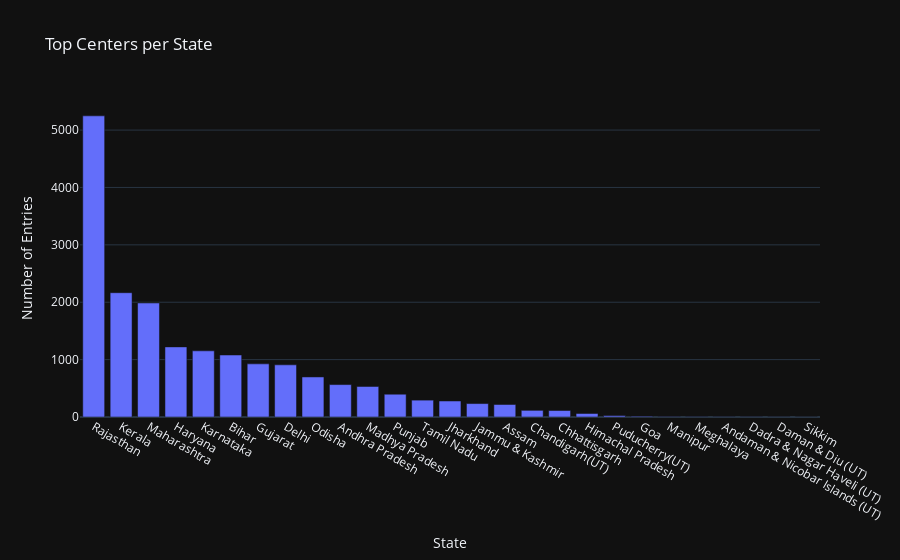
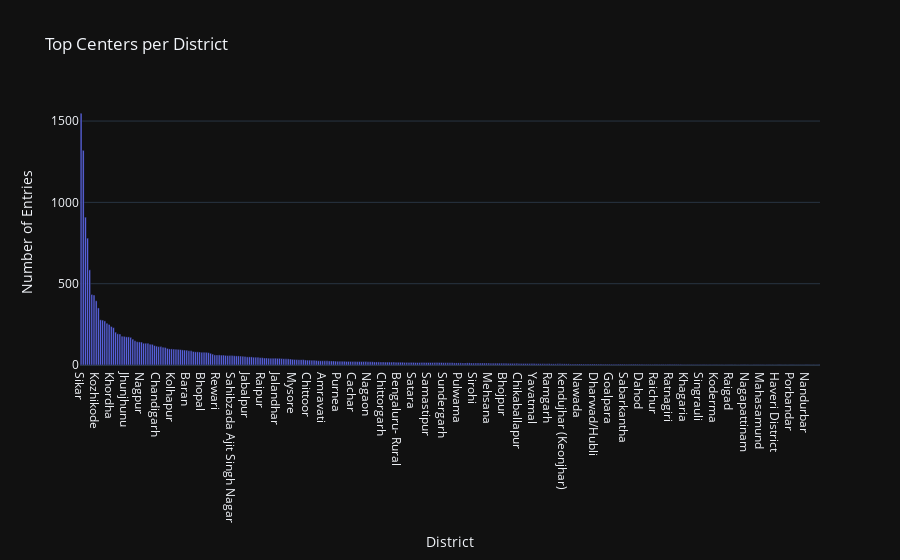
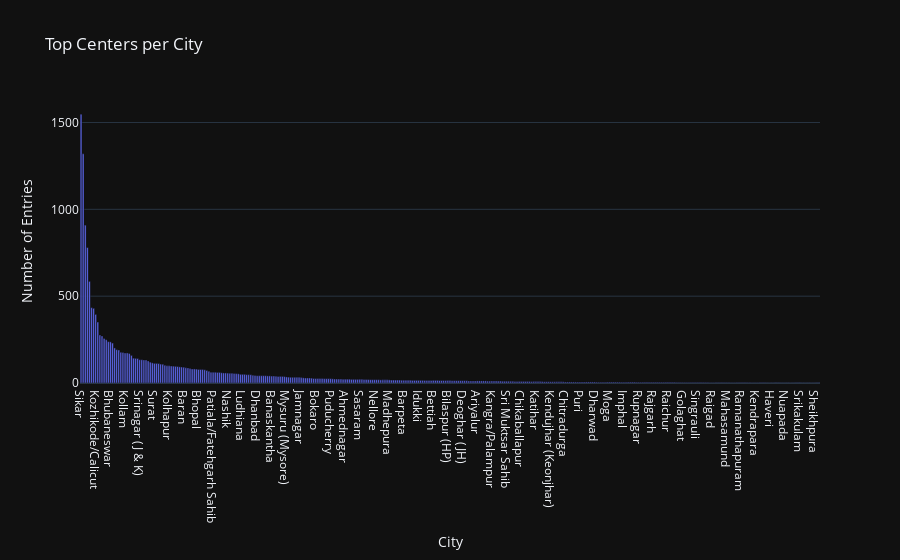
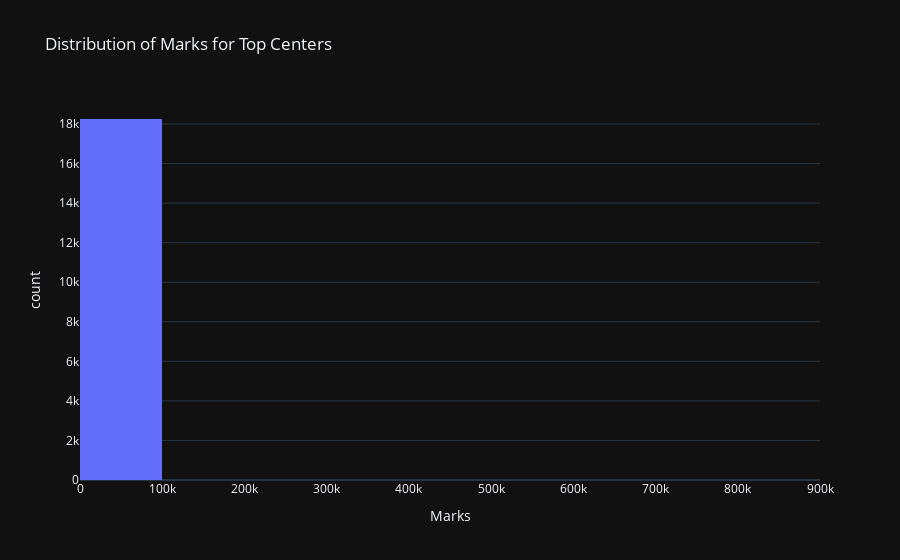

Notebook cell for these charts, in order:
### Code cell
import pandas as pd
import plotly.express as px

# Define the cutoff marks
cutoff_marks = 653

# Filter the DataFrame to get entries with marks above the cutoff
top_centers_df = final_df[final_df['Marks'] > cutoff_marks]

# Check the structure of top_centers_df
print(top_centers_df.head())

# Create visualizations
# Set the plotly template
template = 'plotly_dark'

# Plot the number of entries per state for top centers
state_counts = top_centers_df['State'].value_counts().reset_index()
state_counts.columns = ['State', 'Number of Entries']

fig_state = px.bar(state_counts, x='State', y='Number of Entries', title='Top Centers per State', template=template)
fig_state.show()

# Plot the number of entries per district for top centers
district_counts = top_centers_df['District'].value_counts().reset_index()
district_counts.columns = ['District', 'Number of Entries']

fig_district = px.bar(district_counts, x='District', y='Number of Entries', title='Top Centers per District', template=template)
fig_district.show()

# Plot the number of entries per city for top centers
city_counts = top_centers_df['City'].value_counts().reset_index()
city_counts.columns = ['City', 'Number of Entries']

fig_city = px.bar(city_counts, x='City', y='Number of Entries', title='Top Centers per City', template=template)
fig_city.show()

# Plot the distribution of marks for top centers
fig_marks = px.histogram(top_centers_df, x='Marks', nbins=10, title='Distribution of Marks for Top Centers', template=template)
fig_marks.show()

# Save the interactive plots as HTML files
fig_state.write_html("top_centers_per_state.html")
fig_district.write_html("top_centers_per_district.html")
fig_city.write_html("top_centers_per_city.html")
fig_marks.write_html("distribution_of_marks_top_centers.html")

print("Interactive plots saved successfully.")

### Figure 1 — Plotly figure (JSON) as saved in the notebook; plotly's stock layout.template omitted (floating-point values rounded to 4 significant figures)
{"data": [{"alignmentgroup": "True", "hovertemplate": "State=%{x}<br>Number of Entries=%{y}<extra></extra>", "legendgroup": "", "marker": {"color": "#636efa", "pattern": {"shape": ""}}, "name": "", "offsetgroup": "", "orientation": "v", "showlegend": false, "textposition": "auto", "type": "bar", "x": ["Rajasthan", "Kerala", "Maharashtra", "Haryana", "Karnataka", "Bihar", "Gujarat", "Delhi", "Odisha", "Andhra Pradesh", "Madhya Pradesh", "Punjab", "Tamil Nadu", "Jharkhand", "Jammu & Kashmir", "Assam", "Chandigarh(UT)", "Chhattisgarh", "Himachal Pradesh", "Puducherry(UT)", "Goa", "Manipur", "Meghalaya", "Andaman & Nicobar Islands (UT)", "Dadra & Nagar Haveli (UT)", "Daman & Diu (UT)", "Sikkim"], "xaxis": "x", "y": [5248, 2166, 1987, 1222, 1153, 1080, 926, 909, 698, 565, 532, 397, 294, 279, 234, 218, 116, 113, 61, 25, 13, 5, 4, 3, 3, 2, 1], "yaxis": "y"}], "layout": {"barmode": "relative", "legend": {"tracegroupgap": 0}, "title": {"text": "Top Centers per State"}, "xaxis": {"anchor": "y", "domain": [0, 1], "title": {"text": "State"}}, "yaxis": {"anchor": "x", "domain": [0, 1], "title": {"text": "Number of Entries"}}}}

### Figure 2 — Plotly figure (JSON) as saved in the notebook; plotly's stock layout.template omitted (floating-point values rounded to 4 significant figures; data arrays with more than 128 entries replaced by an {"elided": "..."} marker saying what was removed)
{"data": [{"alignmentgroup": "True", "hovertemplate": "District=%{x}<br>Number of Entries=%{y}<extra></extra>", "legendgroup": "", "marker": {"color": "#636efa", "pattern": {"shape": ""}}, "name": "", "offsetgroup": "", "orientation": "v", "showlegend": false, "textposition": "auto", "type": "bar", "x": {"elided": "343 str values"}, "xaxis": "x", "y": {"elided": "343 int values"}, "yaxis": "y"}], "layout": {"barmode": "relative", "legend": {"tracegroupgap": 0}, "title": {"text": "Top Centers per District"}, "xaxis": {"anchor": "y", "domain": [0, 1], "title": {"text": "District"}}, "yaxis": {"anchor": "x", "domain": [0, 1], "title": {"text": "Number of Entries"}}}}

### Figure 3 — Plotly figure (JSON) as saved in the notebook; plotly's stock layout.template omitted (floating-point values rounded to 4 significant figures; data arrays with more than 128 entries replaced by an {"elided": "..."} marker saying what was removed)
{"data": [{"alignmentgroup": "True", "hovertemplate": "City=%{x}<br>Number of Entries=%{y}<extra></extra>", "legendgroup": "", "marker": {"color": "#636efa", "pattern": {"shape": ""}}, "name": "", "offsetgroup": "", "orientation": "v", "showlegend": false, "textposition": "auto", "type": "bar", "x": {"elided": "353 str values"}, "xaxis": "x", "y": {"elided": "353 int values"}, "yaxis": "y"}], "layout": {"barmode": "relative", "legend": {"tracegroupgap": 0}, "title": {"text": "Top Centers per City"}, "xaxis": {"anchor": "y", "domain": [0, 1], "title": {"text": "City"}}, "yaxis": {"anchor": "x", "domain": [0, 1], "title": {"text": "Number of Entries"}}}}

### Figure 4 — Plotly figure (JSON) as saved in the notebook; plotly's stock layout.template omitted (floating-point values rounded to 4 significant figures; data arrays with more than 128 entries replaced by an {"elided": "..."} marker saying what was removed)
{"data": [{"alignmentgroup": "True", "bingroup": "x", "hovertemplate": "Marks=%{x}<br>count=%{y}<extra></extra>", "legendgroup": "", "marker": {"color": "#636efa", "pattern": {"shape": ""}}, "name": "", "nbinsx": 10, "offsetgroup": "", "orientation": "v", "showlegend": false, "type": "histogram", "x": {"elided": "18254 int values"}, "xaxis": "x", "yaxis": "y"}], "layout": {"barmode": "relative", "legend": {"tracegroupgap": 0}, "title": {"text": "Distribution of Marks for Top Centers"}, "xaxis": {"anchor": "y", "domain": [0, 1], "title": {"text": "Marks"}}, "yaxis": {"anchor": "x", "domain": [0, 1], "title": {"text": "count"}}}}
